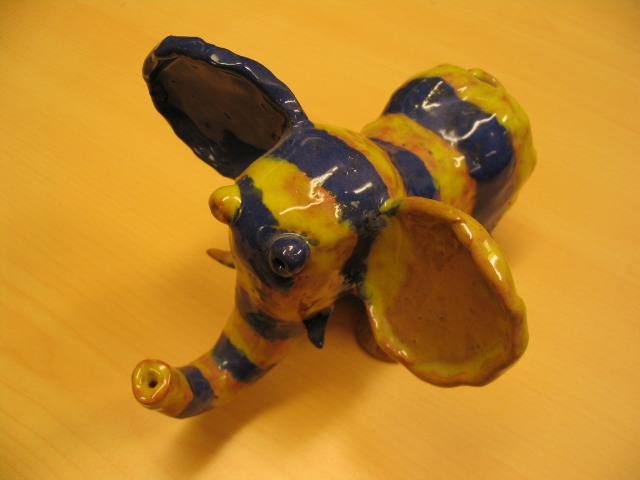
#> input picture images/ceramic.jpg, 640 x 480 px
$ jupyter execute --allow-errors grabcut.ipynb
#> lines starting #> are read from the running program, lines starting #| are printed output that depends on the picture
# GrabCut

[cell 1]
import numpy as np
import cv2
from collections import namedtuple
from sklearn.mixture import GaussianMixture
import matplotlib.pyplot as plt
import igraph as ig
import logging
import sys
from tqdm.auto import tqdm as tq

[cell 2]
logging.basicConfig(stream=sys.stdout, level=logging.WARN)

[cell 3]
con = namedtuple('_', ('FIX', 'UNK', 'FG', 'BG'))(1, 0, 1, 0)
NUM_GMM_COMP = 5
GAMMA = 50
LAMDA = 9 * GAMMA
NUM_ITERS = 10
TOL = 1e-3

[cell 4]
class EventHandler:
    """
    Class for handling user input during segmentation iterations
    """

    def __init__(self, flags, img, _types, _alphas, colors):

        self.FLAGS = flags
        self.ix = -1
        self.iy = -1
        self.img = img
        self.img2 = self.img.copy()
        self._types = _types
        self._alphas = _alphas
        self.COLORS = colors

    @property
    def image(self):
        return self.img

    @image.setter
    def image(self, img):
        self.img = img

    @property
    def types(self):
        return self._types

    @types.setter
    def types(self, _types):
        self._types = _types

    @property
    def alphas(self):
        return self._alphas

    @alphas.setter
    def alphas(self, _alphas):
        self._alphas = _alphas

    @property
    def flags(self):
        return self.FLAGS

    @flags.setter
    def flags(self, flags):
        self.FLAGS = flags

    # [51 lines left out: function handler, not called in this run]

[cell 5]
def run(filename, n_components=NUM_GMM_COMP, gamma=GAMMA, lamda=LAMDA,
        num_iters=NUM_ITERS, tol=TOL, connect_diag=True):
    """
    Main loop that implements GrabCut.

    Input
    -----
    filename (str) : Path to image
    """
#> called with filename = '../images/ceramic.jpg', n_components = 5, gamma = 50, lamda = 450, num_iters = 10, tol = 0.001, connect_diag = True

    COLORS = {
    'BLACK' : [0,0,0],
    'RED'   : [0, 0, 255],
    'GREEN' : [0, 255, 0],
    'BLUE'  : [255, 0, 0],
    'WHITE' : [255,255,255]
    }

    DRAW_BG = {'color' : COLORS['BLACK'], 'val' : con.BG}
    DRAW_FG = {'color' : COLORS['WHITE'], 'val' : con.FG}

    FLAGS = {
        'RECT' : (0, 0, 1, 1),
        'DRAW_STROKE': False,         # flag for drawing strokes
        'DRAW_RECT' : False,          # flag for drawing rectangle
        'rect_over' : False,          # flag to check if rectangle is  drawn
        'rect_or_mask' : -1,          # flag for selecting rectangle or stroke mode
        'value' : DRAW_FG,            # drawing strokes initialized to mark foreground
    }

    img = cv2.imread(filename)
#> img is the input picture: shape (480, 640, 3); mean B, G, R 40.1, 130.5, 186.2
    img2 = img.copy()
    types = np.zeros(img.shape[:2], dtype = np.uint8)  # whether a pixel is known or unknown
    alphas = np.zeros(img.shape[:2], dtype = np.uint8) # mask is a binary array with : 0 - background pixels
                                                       #                               1 - foreground pixels
    output = np.zeros(img.shape, np.uint8)             # output image to be shown

    # Input and segmentation windows
    cv2.namedWindow('Input Image')
    cv2.namedWindow('Segmented output')

    EventObj = EventHandler(FLAGS, img, types, alphas, COLORS)
#> in __init__, `self._types = _types`: self._types: shape (480, 640); every value is 0
    cv2.setMouseCallback('Input Image', EventObj.handler)
    cv2.moveWindow('Input Image', img.shape[1] + 10, 90)

    while(1):

        img = EventObj.image
        types = EventObj.types
        alphas = EventObj.alphas
        FLAGS = EventObj.flags
#> FLAGS = 6 items
        cv2.imshow('Segmented image', output)
        cv2.imshow('Input Image', img)

        k = cv2.waitKey(1)
#> (key Esc is pressed here)
#> call 2 of run, with filename = '../images/llama.jpg', n_components = 5, gamma = 1, lamda = 450, num_iters = 10, tol = 0.001, connect_diag = True
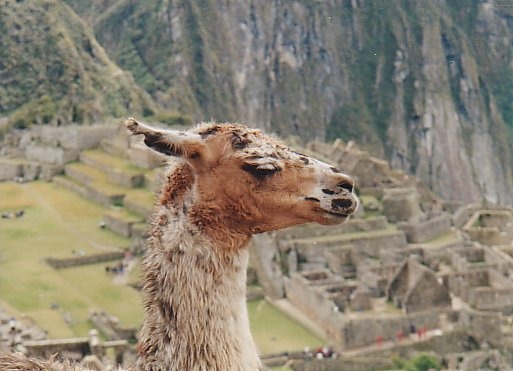
#> input picture images/llama.jpg, 513 x 371 px
#> in run, img is the input picture: shape (371, 513, 3); mean B, G, R 114.9, 130.7, 139.5
#> in __init__ (call 2), `self._types = _types`: self._types: shape (371, 513); every value is 0
#> (key Enter is pressed here)

        # key bindings
        if k == 27:
            # esc to exit
            break

        elif k == ord('0'):
            # Strokes for background
            FLAGS['value'] = DRAW_BG

        elif k == ord('1'):
            # FG drawing
            FLAGS['value'] = DRAW_FG

        elif k == ord('r'):
            # reset everything
            FLAGS['RECT'] = (0, 0, 1, 1)
            FLAGS['DRAW_STROKE'] = False
            FLAGS['DRAW_RECT'] = False
            FLAGS['rect_or_mask'] = -1
            FLAGS['rect_over'] = False
            FLAGS['value'] = DRAW_FG
            img = img2.copy()
            types = np.zeros(img.shape[:2], dtype = np.uint8)
            alphas = np.zeros(img.shape[:2], dtype = np.uint8)
            EventObj.image = img
            EventObj.types = types
            EventObj.alphas = alphas
            output = np.zeros(img.shape, np.uint8)

        elif k == 13:
            # Press carriage return to initiate segmentation

            #-------------------------------------------------#
            # Implement GrabCut here.                         #
            # Function should return a mask which can be used #
            # to segment the original image as shown on L90   #
            #-------------------------------------------------#
            alphas = grab_cut(img2, types, alphas, n_components, gamma, lamda, num_iters, tol, connect_diag)
            EventObj.alphas = alphas


        EventObj.flags = FLAGS
        mask2 = np.where((alphas == 1), 255, 0).astype('uint8')
        output = cv2.bitwise_and(img2, img2, mask = mask2)

# The GrabCut Algorithm

The grabcut algorithm addresses the problem of efficient, interactive extraction of a foreground object in a complex environment, whose background cannot be trivially subtracted. The result of the algorithm is an alpha-matte, a binary mask which denotes the foreground and background pixels. The algorithm steers clear of estimating transparency values because of the complexity of the problem, and uses a border-matting (edge-softening technique that we do not implement here.

The algorithm builds upon the GraphCut algorithm, iteratively applying the latter along with several other modifications. The algorithm boasts producing delightfully accurate mattes with minimal and very convenient user interaction.

The algorithm works as follows:
- The algorithm, at any point in time, maintains a set of pixels known to be either in the background ($T_B$) or in the foreground ($T_F$). The rest of the pixels, $T_U$ are unknown and are the ones whose $\alpha$ value is to be estimated.
- At any point in time, the algorithm maintains, for every pixel, an $\alpha$ value which indicates whether the pixel $p$ is in the foreground ($\alpha_p=1$) or in the background ($\alpha_p=0$). These are iteratively refined for pixels in $T_U$ and are fixed for the rest.
- Using all the foreground and background pixels (estimated and known) currently, the algorithm estimates two gaussian mixtures, one for the foreground and background respectively. These are used to estimate the *probability* of a pixel being in the background or in the foreground independent of all other pixels. The algorithm also considers the continuity or smoothness between these pixels - neighbouring pixels have a higher probability of having the same alpha label, except at the object boundary.
- The algorithm calculates a Gibbs Energy:
$$\mathbf{E}(\underline{\alpha}, \mathbf{k}, \underline{\theta}, \mathbf{z}) = U(\underline{\alpha}, \mathbf{k}, \underline{\theta}, \mathbf{z}) + V(\underline{\alpha}, \mathbf{z})$$
where $\mathbf{k}$, $\underline{\theta}$, $\mathbf{z}$ refer to the GMM component assignments, the GMM parameters and the pixel values respectively.
- The data term, $U$, calculated as the negative log score of a pixel according the the GMM corresponding to its current $\alpha$ value, summed over all pives, deals with the individual likeness of a pixel to belong to the foreground or the background, while the smoothness term, $V$ deals with continuity between pairs of neighbouring pixels.
$$ V(\underline{\alpha}, \mathbf{z}) = \gamma \sum_{(m, n) \in neighbours}indicate(\alpha_n \neq \alpha_m) e^{-\beta||z_m - z_n||_{2}^{2}} $$
- The algorithm then tries to iteratively minimise this energy using the mincut of a graph, as in graphcut.
- The algorithm further allows the user to refine the results by marking pixels as foreground or background again, following which, the energy minimisation is rerun once using the last estimated GMMs. **Optionally, the algorithm allows the entire iterative minimisation to be repeated - which is what we implement here, preferring accuracy  over runtime.**

## Implementation Details
- We use eight-connectivity by default, calculating $\beta$ as the inverse of twice the average of $||z_m - z_n||_{2}^{2}$ over all edges in the graph (neighbouring pixels).
- The capacity of edges connecting known foreground pixels to the source and known background pixels to the sink is set to $9$ times the value of $\gamma$, ensuring that it is large enough (for both four- and eight- connectivity) for the edge to never get cut.
- We skip the indicator term from the smoothness energy, allowing all neighbouring pixels to be connected, irrespective of whether they are at the object boundary or not. This improves results by allowing pixels in the internal regions of the object to force neighbouring pixels towards itself.
- As stated above, we rerun the entire iterative optimisation again after user refinement (which is optional according to the original algorithm), favouring accuracy over runtime.
- By default, we use $\gamma=50$ and $3$ iterations of grabcut, with a tolerance of change for the mincut value.

[cell 6]
def fit_gmms(img, alphas, n_components):
    fg = GaussianMixture(n_components=n_components)
    fg.fit(img[alphas == con.FG].reshape((-1, img.shape[-1])))

    bg = GaussianMixture(n_components=n_components)
    bg.fit(img[alphas == con.BG].reshape((-1, img.shape[-1])))

    return fg, bg

# [90 lines left out: function graph_cut, not called in this run]


def grab_cut(img_, types_, alphas_, n_components, gamma, lamda,
             num_iters, tol, connect_diag):

#> called with n_components = 5, gamma = 1, lamda = 450, num_iters = 10, tol = 0.001, connect_diag = True
    logging.debug('GRAB CUT')
    img = img_.copy().astype(np.float32)
    types = types_.copy() # types tells whether the pixel is fixed or unknown
    alphas = alphas_.copy() # alphas tells whether the pixel is fg or bg according to fixed or current estimate

    # calculate beta
    logging.info('CALC BETA')
    beta = 0
    for i in range(img.shape[0]):
        for j in range(img.shape[1]):
            if i > 0:
                diff = img[i, j] - img[i-1, j]
                beta += diff.dot(diff)
            if j > 0:
                diff = img[i, j] - img[i, j-1]
                beta += diff.dot(diff)
            if connect_diag:
                if i > 0 and j > 0:
                    diff = img[i, j] - img[i-1, j-1]
                    beta += diff.dot(diff)
                if i > 0 and j < img.shape[1] - 1:
                    diff = img[i, j] - img[i-1, j+1]
                    beta += diff.dot(diff)
#> after the loop, beta = 397124716
    if connect_diag:
        beta /= (4 * img.shape[0] * img.shape[1] - 3 * img.shape[0] - 3 * img.shape[1] + 2)
#> beta = 523.5
    else:
        beta /= (2 * img.shape[0] * img.shape[1] - img.shape[0] - img.shape[1])
    beta *= 2
#> beta = 1046.9
    beta = 1 / beta
#> beta = 0.000955

    prev_flow = -1
    for _ in tq(range(num_iters)):
        fg_gmm, bg_gmm = fit_gmms(img, alphas, n_components)
        flow, alphas = graph_cut(img, types, alphas, fg_gmm, bg_gmm, beta, gamma, lamda, connect_diag)

        if prev_flow != -1 and abs(prev_flow - flow) < tol:
            break

        prev_flow = flow

    logging.info('DONE')
    return alphas

[cell 7]
if __name__ == '__main__':
    filename = '../images/ceramic.jpg'              # Path to image file
    try:
        run(filename)
    finally:
        cv2.destroyAllWindows()

## Some Results

Here, we vary different parameters to see their effect on the performance of the algorithm qualitatively (due to the absence of ground truth segmentation masks required for any quantitative analysis), which, for this specific problem, easily gives a very good idea of the performance of the algorithm. It is evident from the start that the algorithm can handle some very challenging situations (such as noisy backgrounds and foregrounds) really well, even in just a few iterations and with imperfect user input.

**Run-1: ** Default parameters, no user refinement.

**Run-2: ** Default parameters, with user refinement.


This one is challenging because of the similarity in colours of the foreground and background pixels. The boundary (smoothness) term in the Gibbs Energy plays an important role here.

## Effect of Parameters and Variations

### Effect of $\gamma$
$\gamma$ weights the boundary edges against the region edges. A larger $\gamma$ makes it harder for boundary edges to be cut, placing more importance on continuity over the individual susceptibility of a pixel to belong to the foreground or background. Here, we run the algorithm with $\gamma$ set to $50$ on the higher side and $1$ on the lower side on the `llama.jpg` image.

[cell 8]
filename = '../images/llama.jpg'
#> (the rest of this cell did not finish here and is left out)

finally:
    cv2.destroyAllWindows()

**Run 1: ** $\gamma = 50$

**Run 2: ** $\gamma = 1$

Here, we notice that in the second run, a lot of the background which is *similarily coloured as the subject,* is labelled as the foreground. This is because by setting $\gamma=1$, we lower the weight of the boundary edges, letting them be easily cut. This places more importance on the individual resemblance of a pixel to the mainstream foreground and background colours - allowing parts of the background similarily coloured as the object to be classified as the foreground - even though they are discontinuously placed.

### Effect of four- and eight- connectivity

The graphcut algorithm which is at the heart of grabcut uses a graph model to represent connections between neighbouring pixels. The neighbourhood of a pixel can be defined as the four or pixels surrounding it, among other ways. Which method is used affects the strength of boundary relations - which play an important role in the tendency of the algorithm to categorise continuous regions similarly. The two-fold change in number of edges in the graph affects the time taken by the mincut algorithm to run as well. Here we run the algorithm with four- and eight- connectivity on `llama.jpg` with a reduced value of $\gamma$ to highten the visibility of the effect.

[cell 9]
filename = '../images/llama.jpg'
#> (the rest of this cell did not finish here and is left out)

#> in flags, `self.FLAGS = flags`: self.FLAGS = 6 items
    run(filename, gamma=10, connect_diag=False)
finally:
    cv2.destroyAllWindows()

**Run 1: Eight-Connectivity**

**Run 2: Four-Connectivity**

We again notice a tendency of regions of the background similar in colour to the object being categorised as the foreground. This is because a decrease in number of edges and connectivity of the graph places more weight on the region terms of the energy function, giving more importance to the colour (and hence likeness to the background and foreground colour models) of an individual pixel rather than its relation to the surrounding region. We also notice noisy and rough edges because of the same effect - each pixel's individual colour becomes more important. This is further visible in the segmentation of the image `elefant.jpg`.

[cell 10]
filename = '../images/elefant.jpg'
try:
    run(filename, gamma=10, connect_diag=True)
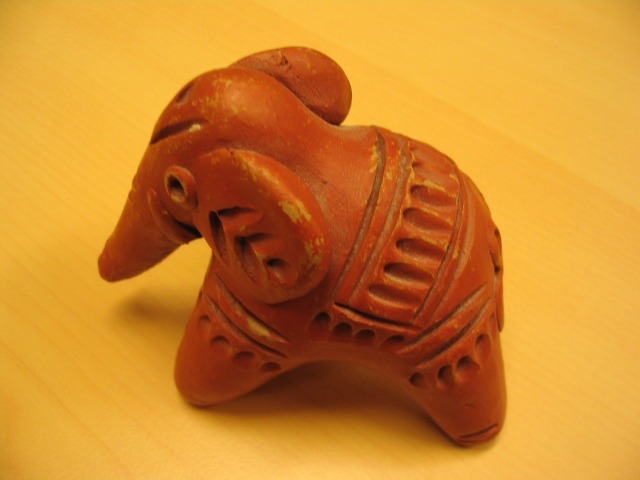
#> input picture images/elefant.jpg, 640 x 480 px
#> in run, img is the input picture: shape (480, 640, 3); mean B, G, R 45.9, 133.8, 205.5
